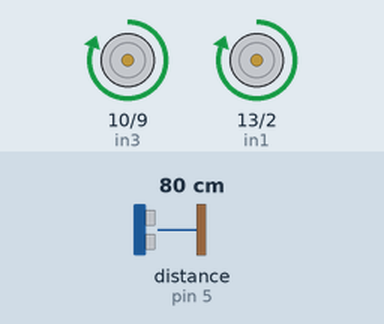
Simulated run of this sketch. Board: Arduino Uno, built with avr-gcc and run on an emulated ATmega328P. Parts: motor-driver pin pairs drawn as motors (green arrow = first pin HIGH = forward, orange = second pin HIGH = backward, longer = more drive). Wiring (inferred from the names in the program): ultrasonic range finder: trigger pin 4; echo pin 5. The inputs (shaded band) are chosen by the test bench; at power-on: distance to the obstacle (sensor on pin 5) 80 cm. The echo pulse lasts 58.3 µs per cm.

Above: at 1.2 s.
1.3 s: distance to the obstacle (sensor on pin 5) set to 18 cm
2.8 s: distance to the obstacle (sensor on pin 5) set to 14 cm
At 3.9 s:
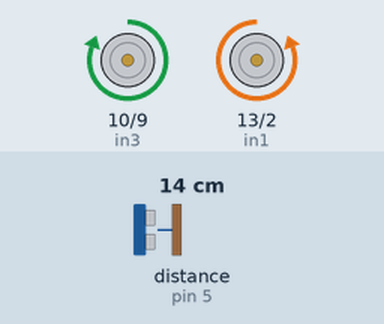
4.3 s: distance to the obstacle (sensor on pin 5) set to 35 cm
At 4.7 s:
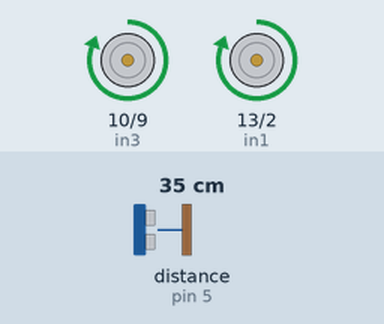
5.8 s: distance to the obstacle (sensor on pin 5) set to 2 cm
At 6.6 s:
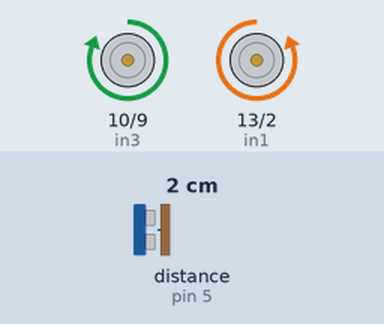
Timing chart, 0 to 8.3 s (numbered marks = the images above; inputs shaded):
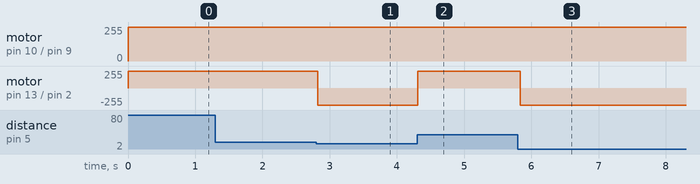

Measured:
- the behaviour switches between 16 and 15 cm on distance to the obstacle (sensor on pin 5) (found by bisection; images 0 and 1)
- after the input at 1.3 s, every drawn part: stays the same
- after the input at 2.8 s, motor on pin 13 (in1) / pin 2 (in2): forward 255/255 → backward 255/255 at once
- after the input at 4.3 s, motor on pin 13 (in1) / pin 2 (in2): backward 255/255 → forward 255/255 at once
- after the input at 5.8 s, motor on pin 13 (in1) / pin 2 (in2): forward 255/255 → backward 255/255 at once

The sketch:

Obstacle_Avoiding_Robot_Code.ino
```cpp
const int trigPin = 4;
const int echoPin = 5;
const int in1 = 13;
const int in2 = 2;
const int in3 = 10;
const int in4 = 9;


void setup()
{
  pinMode(trigPin, OUTPUT);
  pinMode(echoPin, INPUT);
  pinMode (in1, OUTPUT);
  pinMode (in2, OUTPUT);
  pinMode (in3, OUTPUT);
  pinMode (in4, OUTPUT);
}
long duration, distance;

void loop()
{
  digitalWrite(trigPin, LOW);
  delayMicroseconds(2);
  digitalWrite(trigPin, HIGH);
  delayMicroseconds(10);
  digitalWrite(trigPin, LOW);
  duration = pulseIn(echoPin, HIGH);
  distance = duration/58.2;
  if(distance<15)
    {
      digitalWrite(in1, LOW);
      digitalWrite(in2, HIGH);
      digitalWrite(in3, HIGH);
      digitalWrite(in4, LOW);
    }
  else
    {
      digitalWrite(in1, HIGH);
      digitalWrite(in2, LOW);
      digitalWrite(in3, HIGH);
      digitalWrite(in4, LOW);
    }
  delay(50);
}
```
